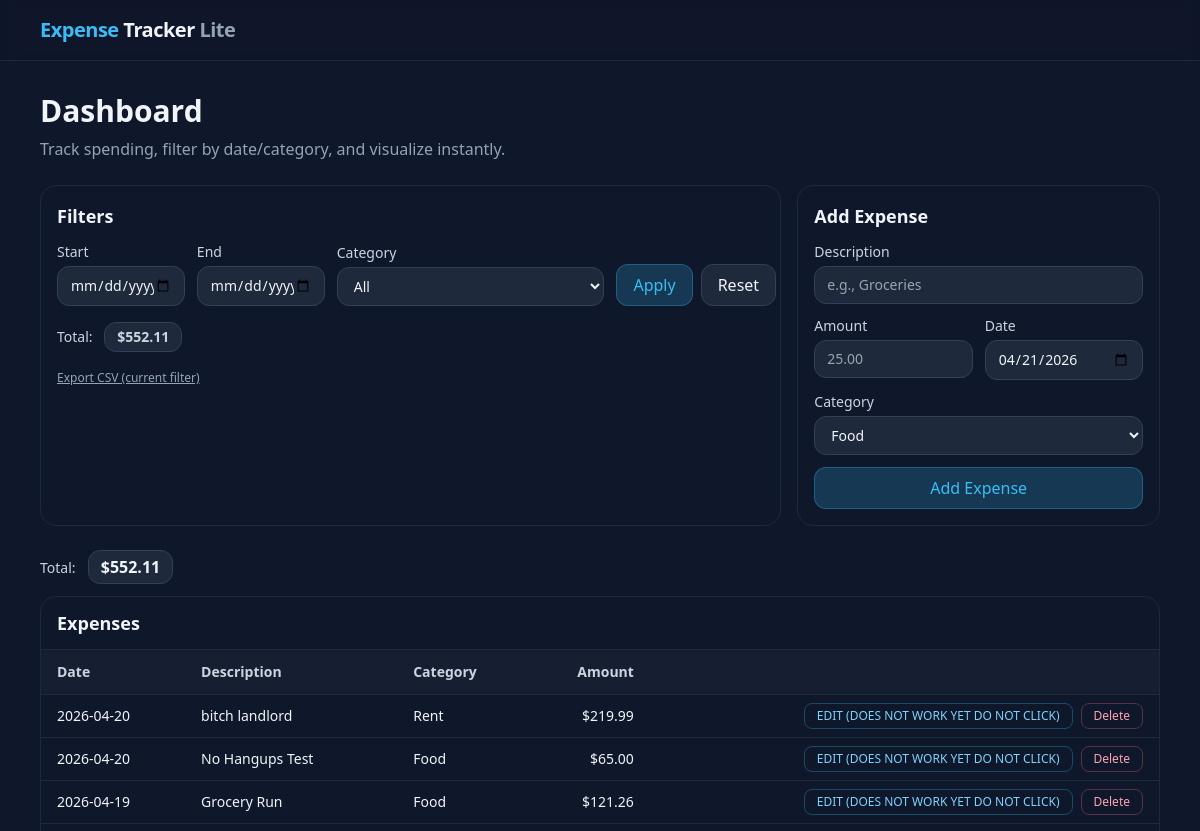
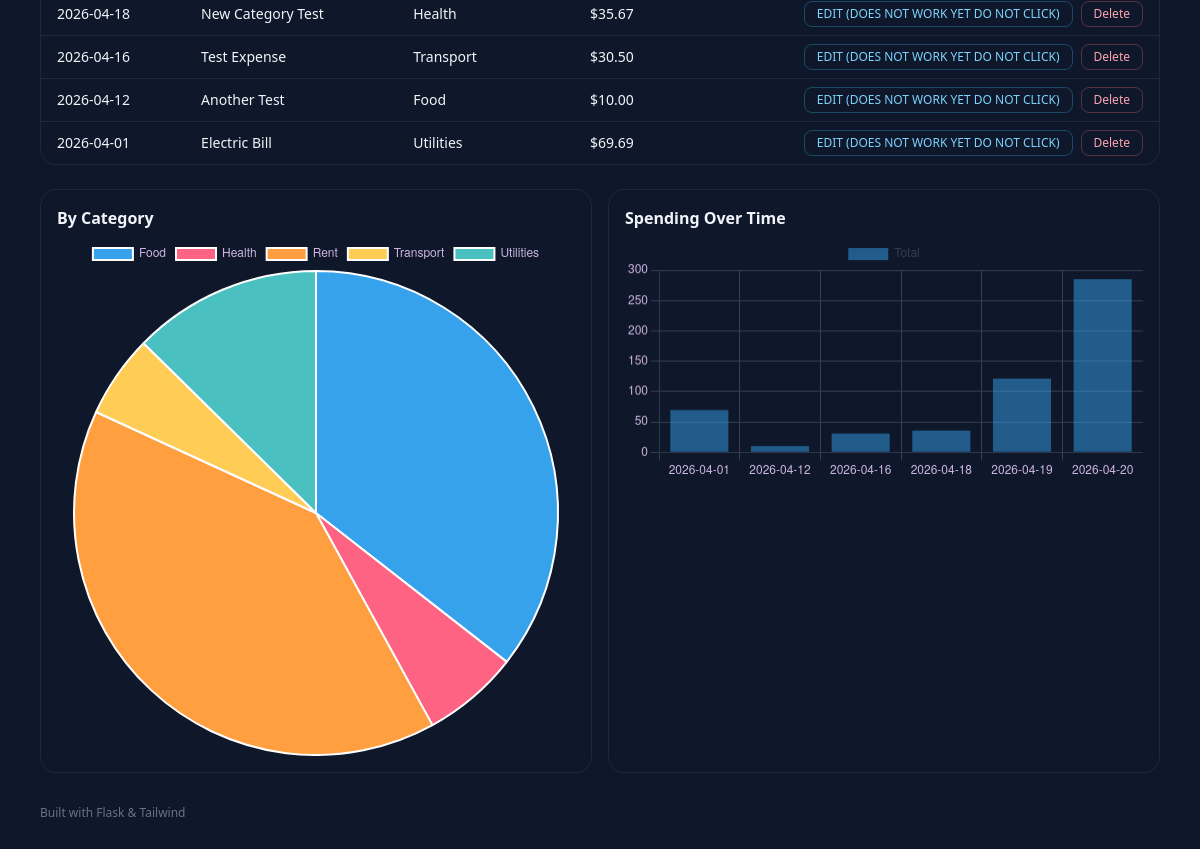
Before: / with the older database file (2 pictures, top to bottom).
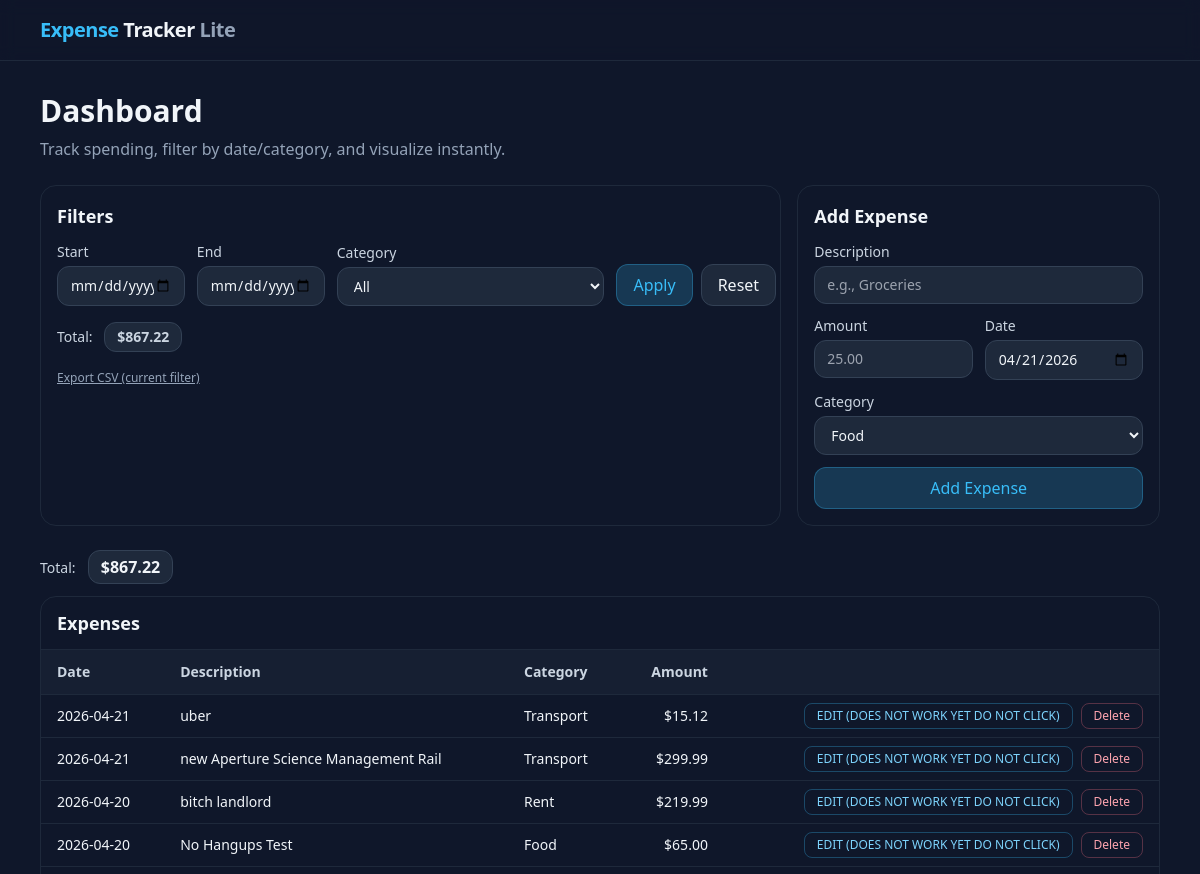
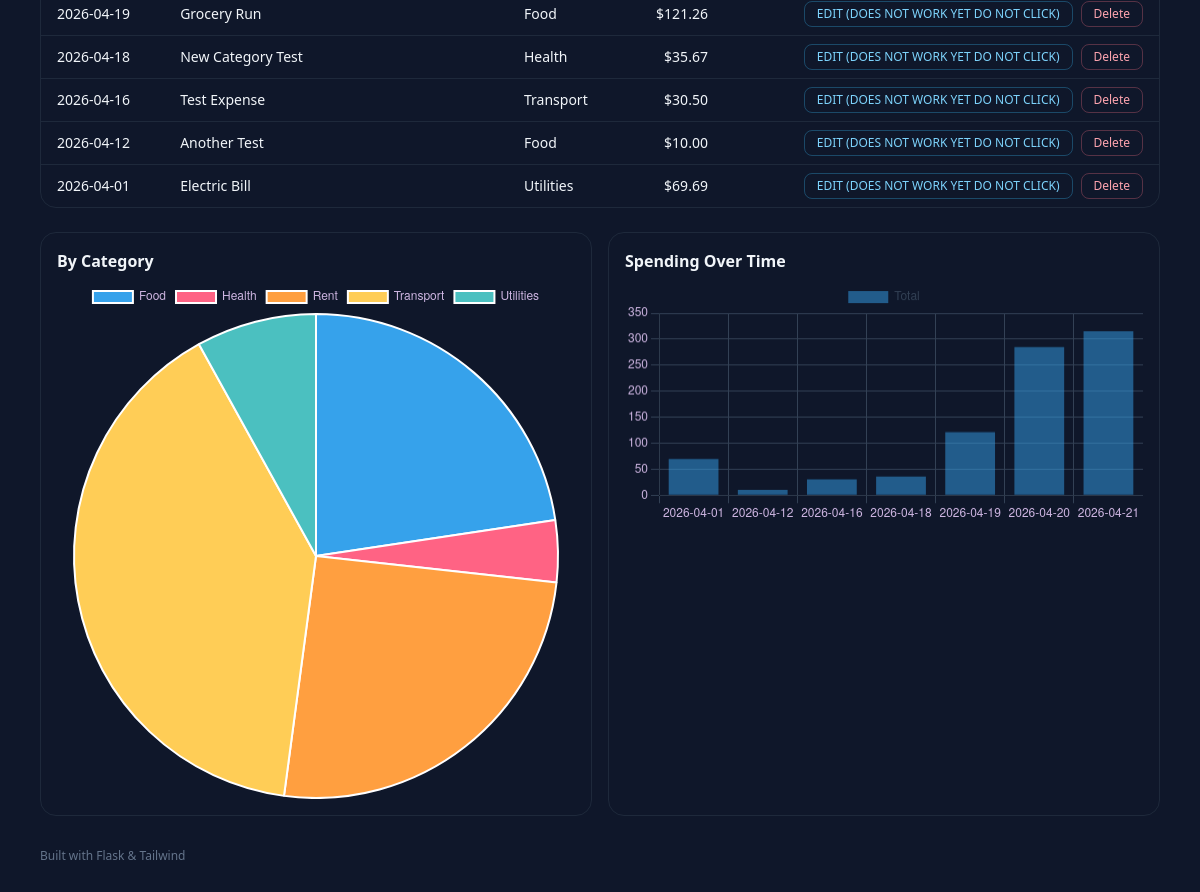
After: the same page with the newer database file (2 pictures, top to bottom).
### app.py (models this page shows)
class Expense(db.Model):
    id = db.Column(db.Integer, primary_key=True)
    description = db.Column(db.String(120), nullable=False)
    amount = db.Column(db.Float, nullable=False)
    category = db.Column(db.String(50), nullable=False)
    date = db.Column(db.Date, nullable=False, default=date.today())

### app.py (the view)
@app.route('/')
def index():
    start_str = (request.args.get('start') or "").strip()
    end_str = (request.args.get('end') or "").strip()
    selected_category = (request.args.get('category') or "").strip()
    start_date = parse_date_or_none(start_str)
    end_date = parse_date_or_none(end_str)
    if start_date and end_date and start_date > end_date:
        flash("Start date cannot be after end date.", "error")
        start_date = end_date = None
        start_str = end_str = ""
    q = Expense.query
    if start_date:
        q = q.filter(Expense.date >= start_date)
    if end_date:
        q = q.filter(Expense.date <= end_date)
    if selected_category:
        q = q.filter(Expense.category == selected_category)
    expenses = q.order_by(Expense.date.desc(), Expense.id.desc()).all()
    total = round(sum(e.amount for e in expenses), 2)
    cat_q = db.session.query(Expense.category, func.sum(Expense.amount))
    if start_date:
        cat_q = cat_q.filter(Expense.date >= start_date)
    if end_date:
        cat_q = cat_q.filter(Expense.date <= end_date)
    if selected_category:
        cat_q = cat_q.filter(Expense.category == selected_category)
    cat_rows = cat_q.group_by(Expense.category).all()
    print(cat_rows)
    cat_labels = [c for c, _ in cat_rows]
    cat_values = [round(float(s or 0), 2) for _, s in cat_rows]
    day_q = db.session.query(Expense.date, func.sum(Expense.amount))
    if start_date:
        day_q = day_q.filter(Expense.date >= start_date)
    if end_date:
        day_q = day_q.filter(Expense.date <= end_date)
    if selected_category:
        day_q = day_q.filter(Expense.category == selected_category)
    day_rows = day_q.group_by(Expense.date).order_by(Expense.date).all()
    print(day_rows)
    day_labels = [d.isoformat() for d, _ in day_rows]
    day_values = [round(float(s or 0), 2) for _, s in day_rows]
    return render_template(
        'index.html',
        expenses=expenses,
        categories=CATEGORIES,
        total=total,
        start_str = start_str,
        end_str = end_str,
        today = date.today().isoformat(),
        selected_category=selected_category,
        cat_labels = cat_labels,
        cat_values = cat_values,
        day_labels = day_labels,
        day_values = day_values
        )

### app.py (called while the page is built)
def parse_date_or_none(s:str):
    if not s:
        return None
    try:
        return datetime.strptime(s, '%Y-%m-%d').date()
    except ValueError:
        return None

### templates/index.html (shortened to what this page needs)
{% extends 'base.html' %}
{% block content %}
      <h1 class="text-3xl font-semibold mb-2">Dashboard</h1>
      <p class="text-slate-400 mb-6">
        Track spending, filter by date/category, and visualize instantly.
      </p>
      <div class="grid grid-cols-1 lg:grid-cols-3 gap-4">
        <section
          class="lg:col-span-2 rounded-2xl border border-slate-800 bg-slate-900 p-4">
          <h2 class="text-lg font-semibold mb-3">Filters</h2>
          <form class="grid grid-cols-1 md:grid-cols-5 gap-3 items-end pr-5" method="GET" action="{{ url_for('index') }}">
            <label class="text-sm">
              <span class="block mb-1 text-slate-300">Start</span>
              <input
                name="start"
                value="{{ start_str or '' }}"
                type="date"
                class="w-full rounded-xl bg-slate-800 border border-slate-700 px-3 py-2 text-slate-100"
              />
            </label>
            <label class="text-sm">
              <span class="block mb-1 text-slate-300">End</span>
              <input
                name="end"
                value="{{ name_str or '' }}"
                type="date"
                class="w-full rounded-xl bg-slate-800 border border-slate-700 px-3 py-2 text-slate-100"
              />
            </label>
            <label class="text-sm md:col-span-2">
              <span class="block mb-1 text-slate-300">Category</span>
              <select
                class="w-full rounded-xl bg-slate-800 border border-slate-700 px-3 py-2 text-slate-100"
                name="category"
              >
                <option value="">All</option>
              </select>
            </label>
            <div class="flex gap-2">
              <button
                class="rounded-xl bg-brand/20 hover:bg-brand/30 text-brand px-4 py-2 border border-brand/30"
                type="submit"
              >
                Apply
              </button>
              <a
                class="rounded-xl bg-slate-800 hover:bg-slate-700 px-4 py-2 border border-slate-700"
                href="{{ url_for('index') }}"
                >Reset</a
              >
            </div>
          </form>
          <div class="mt-4 text-sm text-slate-300">
            <span class="mr-2">Total:</span>
            <span
              class="inline-block rounded-xl border border-slate-700 bg-slate-800 px-3 py-1 font-semibold"
            >
            ${{ "%.2f" | format(total or 0) }}
          </span>
          </div>
          <div class="mt-3">
            <a
              class="text-xs text-slate-400 hover:text-brand underline"
              href="{{ url_for('export_csv', start=start_str, end=end_str, category=selected_category) }}"
            >
              Export CSV (current filter)
            </a>
          </div>
        </section>
        <section class="rounded-2xl border border-slate-800 bg-slate-900 p-4">
          <h2 class="text-lg font-semibold mb-3">Add Expense</h2>
          <form class="space-y-3" method="POST" action="{{ url_for('add') }}">
            <label class="block text-sm">
              <span class="mb-1 block text-slate-300">Description</span>
              <input
                name="description"
                placeholder="e.g., Groceries"
                class="w-full rounded-xl bg-slate-800 border border-slate-700 px-3 py-2 text-slate-100"
              />
            </label>
            <div class="grid grid-cols-2 gap-3">
              <label class="block text-sm">
                <span class="mb-1 block text-slate-300">Amount</span>
                <input
                  type="number"
                  name="amount"
                  step="0.01"
                  min="0.01"
                  placeholder="25.00"
                  class="w-full rounded-xl bg-slate-800 border border-slate-700 px-3 py-2 text-slate-100"
                />
              </label>
              <label class="block text-sm">
                <span class="mb-1 block text-slate-300">Date</span>
                <input
                  type="date"
                  name="date"
                  class="w-full rounded-xl bg-slate-800 border border-slate-700 px-3 py-2 text-slate-100"
                  value="{{ today }}"
                />
              </label>
            </div>
            <label class="block text-sm">
              <span class="mb-1 block text-slate-300">Category</span>
              <select
                name="category"
                class="w-full rounded-xl bg-slate-800 border border-slate-700 px-3 py-2 text-slate-100"
              >
               {% for c in categories %}
                <option value="{{ c }}">{{ c }}</option>
               {% endfor %}
              </select>
            </label>
            <button
              class="w-full rounded-xl bg-brand/20 hover:bg-brand/30 text-brand px-4 py-2 border border-brand/30"
              type="submit"
            >
              Add Expense
            </button>
          </form>
        </section>
      </div>
      <div class="mb-3 mt-6">
        <span class="text-sm text-slate-300 mr-2">Total:</span>
        <span
          class="inline-block rounded-xl border border-slate-700 bg-slate-800 px-3 py-1 font-semibold"
        >
          ${{ "%.2f" | format(total or 0) }}
        </span>
      </div>
      <section class="rounded-2xl border border-slate-800 bg-slate-900">
        <div class="px-4 py-3 border-b border-slate-800">
          <h2 class="text-lg font-semibold">Expenses</h2>
        </div>
        <div class="overflow-x-auto">
          <table class="min-w-full text-sm">
            <thead class="text-slate-300 bg-slate-800/50">
              <tr>
                <th class="text-left px-4 py-3">Date</th>
                <th class="text-left px-4 py-3">Description</th>
                <th class="text-left px-4 py-3">Category</th>
                <th class="text-right px-4 py-3">Amount</th>
                <th class="px-4 py-3"></th>
              </tr>
            </thead>
            <tbody>
              {% if expenses %}
                {% for expense in expenses %}
                <tr class="border-t border-slate-800 hover:bg-slate-800/30">
                  <td class="px-4 py-2">{{ expense.date if expense.date else 'N/A' }}</td>
                  <td class="px-4 py-2">{{ expense.description }}</td>
                  <td class="px-4 py-2">{{ expense.category }}</td>
                  <td class="px-4 py-2 text-right">${{ "%.2f" | format(expense.amount) }}</td>
                  <td class="px-4 py-2 text-right">
                  <div class="inline-flex gap-2">
                    <a class="text-sky-300
                    hover:text-sky-200
                    text-xs
                    border
                    border-sky-400/30
                    px-3
                    py-1
                    rounded-lg"
                    href="">EDIT (DOES NOT WORK YET DO NOT CLICK)</a>
                    <form method="POST" action="{{ url_for('delete', expense_id=expense.id) }}" onsubmit="return confirm('Are you sure you want to delete this expense?');">
                      <button
                        class="text-rose-300 hover:text-rose-200 text-xs border border-rose-400/30 px-3 py-1 rounded-lg"
                        type="submit"
                      >
                        Delete
                      </button>
                    </form>
                  </div>
                  </td>
                </tr>
                {% endfor %}
              {% else %}
              <tr>
                <td colspan="5" class="px-4 py-6 text-center text-slate-400">
                  No expenses yet — add your first one above.
                </td>
              </tr>
              {% endif %}
            </tbody>
          </table>
        </div>
      </section>
      <section class="mt-6 grid grid-cols-1 lg:grid-cols-2 gap-4">
        <div class="rounded-2xl border border-slate-800 bg-slate-900 p-4">
          <h3 class="font-semibold mb-2">By Category</h3>
          <canvas id="catChart" height="140"></canvas>
        </div>
        <div class="rounded-2xl border border-slate-800 bg-slate-900 p-4">
          <h3 class="font-semibold mb-2">Spending Over Time</h3>
          <canvas id="dayChart" height="140"></canvas>
        </div>
      </section>
<script>
  const catLabels = {{ (cat_labels or []) | tojson }}
  const catValues = {{ (cat_values or []) | tojson }}
  const dayLabels = {{ (day_labels or []) | tojson }}
  const dayValues = {{ (day_values or []) | tojson }}
  if (document.getElementById('catChart')){
    const catCtx = document.getElementById('catChart').getContext('2d')
    new Chart(catCtx, {
      type: 'pie',
      data: {labels: catLabels, datasets: [{data: catValues}]},
      options: {plugins: {legend: {labels: {color: '#cdb5e1' } } } }
    })
  }
  if (document.getElementById('dayChart')){
    const dayCtx = document.getElementById('dayChart').getContext('2d')
    new Chart(dayCtx, {
      type: 'bar',
      data: {labels: dayLabels, datasets: [{
        label: 'Total',
        data: dayValues
      }]},
      options:{
        plugins: {legend: {labels: {color: '#334155'} } },
        scales: {
          x: {ticks: {color: '#cdb5e1'}, grid: {color: '#334155'} },
          y: {ticks: {color: '#cdb5e1'}, grid: {color: '#334155'} },
        }
      }
    })
  }
</script>
{% endblock %}

### templates/base.html (shortened to what this page needs)
<!DOCTYPE html>
<html lang="en" class="h-full">
  <head>
    <script src="https://cdn.tailwindcss.com"></script>
  </head>
  <body class="h-full bg-slate-900 text-slate-100">
    <header class="border-b border-slate-800 bg-slate-900/60 backdrop-blur">
      <div class="mx-auto max-w-6xl px-4 py-4">
        <a href="#" class="text-xl font-bold tracking-tight">
          <span class="text-brand">Expense</span> Tracker
          <span class="text-slate-400">Lite</span>
        </a>
      </div>
    </header>
    <main class="mx-auto max-w-6xl px-4 py-8">
       {% block content %}{% endblock %}
    </main>
    <footer class="mx-auto max-w-6xl px-4 pb-8 text-xs text-slate-500">
      Built with Flask & Tailwind
    </footer>
  </body>
</html>

Changed rows visible on the page:
added Expense: date "2026-04-21", description "uber", category "Transport", amount "15.12"
added Expense: date "2026-04-21", description "new Aperture Science Management Rail", category "Transport", amount "299.99"
Other visible differences:
{{ "%.2f" | format(total or 0) }}: "552.11" → "867.22"
chart data {{ (cat_values or []) | tojson }}: [196.26, 35.67, 219.99, 30.5, 69.69] → [196.26, 35.67, 219.99, 345.61, 69.69]
chart data {{ (day_labels or []) | tojson }}: ["2026-04-01", "2026-04-12", "2026-04-16", "2026-04-18", "2026-04-19", "2026-04-20"] → ["2026-04-01", "2026-04-12", "2026-04-16", "2026-04-18", "2026-04-19", "2026-04-20", "2026-04-21"]
chart data {{ (day_values or []) | tojson }}: [69.69, 10.0, 30.5, 35.67, 121.26, 284.99] → [69.69, 10.0, 30.5, 35.67, 121.26, 284.99, 315.11]
